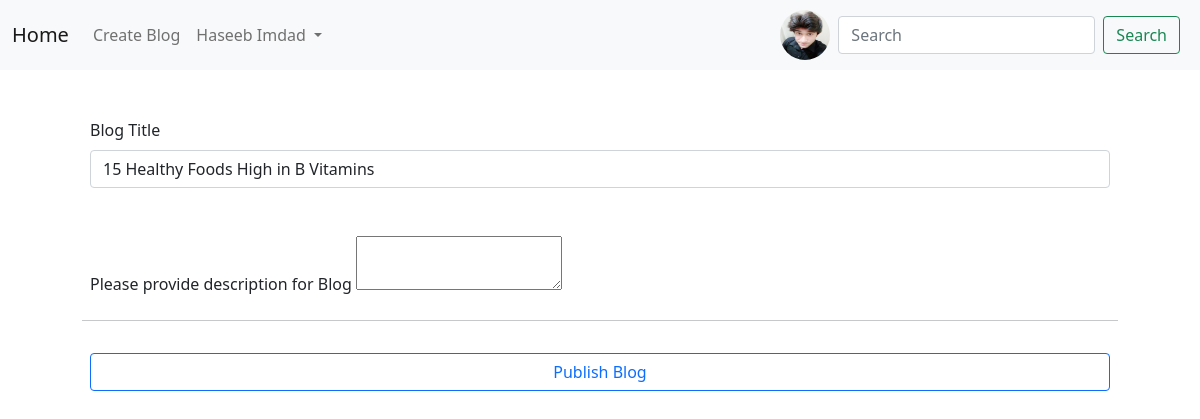
The page /edit-blog/28 (signed in) on the database its author committed.
### blogApp/models.py (models this page shows, shortened)
class MyUser(models.Model):
    name            =models.CharField(max_length=200)
    email           =models.EmailField(max_length=200)
    userImage       =models.ImageField(upload_to='upload/users/')
    password        =models.CharField(max_length=200)
    createdat       =models.DateTimeField(db_column='createdAt', blank=True, null=True, auto_now_add=True)
    updatedat       =models.DateTimeField(db_column='updatedAt', blank=True, null=True, auto_now=True)
    class Meta:
        verbose_name_plural = "Users"

class Blogs(models.Model):
    title = models.CharField(max_length=200)
    description =tinymce_models.HTMLField()
    headerImage   =models.ImageField(upload_to='upload/blogs/',null=True, default=None)
    createdat = models.DateTimeField(
        db_column='createdAt', blank=True, null=True, auto_now_add=True)
    updatedat = models.DateTimeField(
        db_column='updatedAt', blank=True, null=True, auto_now=True)
    class Meta:
        verbose_name_plural = "Blogs"

### blogApp/views.py (the view, shortened to what this page needs)
# urls.py: path('edit-blog/<int:id>', views.EditBlog, name="EditBlog"),
@api_login_required
def EditBlog(request, id):  # sourcery skip: extract-method
    blog = Blogs.objects.get(id=id)
    if user_id := request.session.get("user_id"):
        user = MyUser.objects.get(id=user_id)
        context = {"blog": blog, "user": user}
    return render(request, "editBlog.html", context)

### templates/editBlog.html (shortened to what this page needs)
{% extends 'base.html' %}
{% load static %}
{% block content %}
<div class="container p-5">
    <form class="row g-3" action="{% url 'EditBlog' id=blog.id %}" method="POST" enctype="multipart/form-data">
        <div class="col-md-12 mb-4">
            <label for="title" class="form-label">Blog Title</label>
            <input type="text" required class="form-control" id="title" name="title" placeholder="Please provide Content Title"
                required value="{{blog.title}}">
        </div>
        <div class="form-group mt-4">
            <label class="form-label">Please provide description for Blog</label>
            <textarea id="full-featured" name="description" value={{blog.description|safe}}>
            </textarea>
        </div>
        <hr>
        <div class="d-grid gap-2 col-12 mx-auto">
            <button class="btn btn-outline-primary" type="submit">Publish Blog</button>
        </div>
    </form>
</div>
    {% endblock %}

### templates/base.html (shortened to what this page needs)
{% load static %}
<!doctype html>
<html lang="en">
  <head>
    <link href="https://cdn.jsdelivr.net/npm/bootstrap@5.0.2/dist/css/bootstrap.min.css" rel="stylesheet">
    <link rel="stylesheet" type="text/css" href="{% static 'css/home.css' %}">
  </head>
  <body>
    <nav class="navbar navbar-expand-lg navbar-light bg-light">
  <div class="container-fluid">
    {% if request.session.user_id %}
    <a class="navbar-brand" href="/home">Home</a>
    {% else %}
    <a class="navbar-brand" href="#">Home</a>
    {% endif %}
    <div class="collapse navbar-collapse" id="navbarSupportedContent">
      <ul class="navbar-nav me-auto mb-2 mb-lg-0">
        {% if request.session.user_id %}
        <li class="nav-item">
            <a class="nav-link" aria-current="page" href="/blogs">Create Blog</a>
        </li>
        <li class="nav-item dropdown">
          <a class="nav-link dropdown-toggle" href="#" id="navbarDropdown" role="button" data-bs-toggle="dropdown" aria-expanded="false">
            {% if user.name %}
            {{user.name}}
            {% else %}
            {{user.first_name}}
            {% endif %}
          </a>
        </li>
        {% endif%}
      </ul>
      {% if request.session.user_id %}
        {% if user.userImage %}
          <img src="{{ user.userImage.url }}" alt="User" style="border-radius: 50%;" width="50" height="50">
        {% endif %}
      {% endif %}
      <form class="d-flex p-2">
        <input class="form-control me-2" type="search" placeholder="Search" aria-label="Search">
        <button class="btn btn-outline-success" type="button">Search</button>
      </form>
    </div>
  </div>
</nav>
    <div class="container">
        {% block content %}
        {% endblock %}
    </div>
  </body>
</html>

### static/css/home.css (style rules this page uses)
a { text-decoration: none; }

### rows shown on the page
MyUser: name "Haseeb Imdad", userImage (picture)
Blogs: title "15 Healthy Foods High in B Vitamins"
